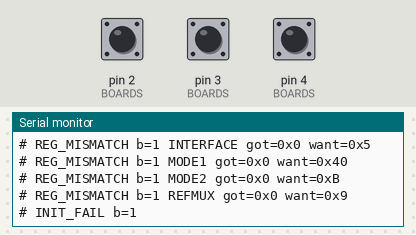
A sketch run on a simulated Arduino Uno, built with avr-gcc and run on an emulated ATmega328P. Parts: the last lines printed to the serial monitor. Inputs (shaded band) come from the test bench; at power-on: pin 2 (BOARDS) HIGH, pin 3 (BOARDS) HIGH, pin 4 (BOARDS) HIGH.

Above: at 2.6 s.
2.7 s: pin 2 (BOARDS) pulled LOW for 1 s
At 3.52 s:
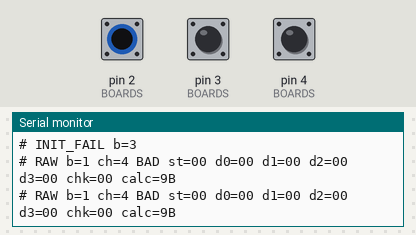
6.7 s: pin 3 (BOARDS) pulled LOW for 1 s
At 7.59 s:
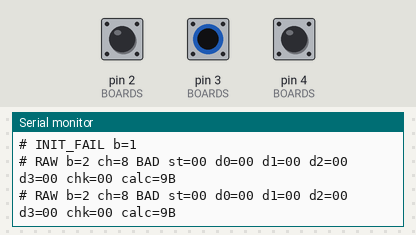
9.4 s: pin 2 (BOARDS) pulled LOW for 3.2 s
15.6 s: pin 4 (BOARDS) pulled LOW for 1 s
18.1 s: pin 2 (BOARDS) pulled LOW for 0.15 s
21.2 s: pin 3 (BOARDS) pulled LOW for 0.15 s
At 21.33 s:
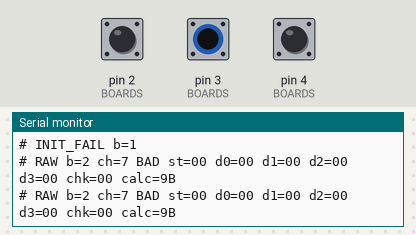
Timing chart, 0 to 23.8 s (numbered marks = the images above; inputs shaded):
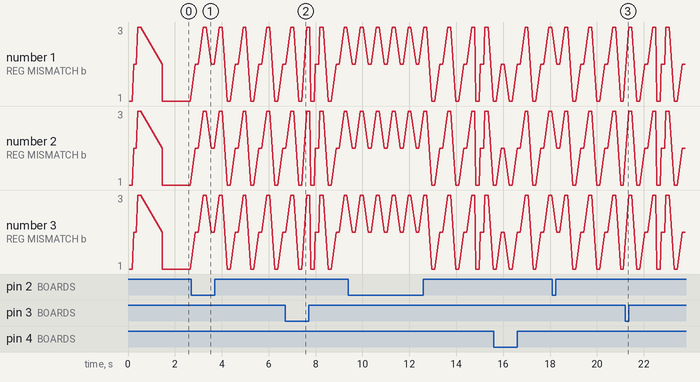

The sketch:

NailSense-6CH.ino
```cpp
#include <Arduino.h>
#include <SPI.h>

/**
 * ADS1263 6-sensor HARDENED firmware (Teensy 4.0)
 * Three ADC boards read six 4-channel nail sensors (24 values total).
 * Shared SPI bus (SCK=13, MOSI=11, MISO=12); per-board CS + DRDY.
 * Add boards by extending BOARDS[] — everything else scales automatically.
 *
 * Fixes vs ADS1263_4CH.ino:
 *  1. DRDY_TIMEOUT was 30ms but FIR@20SPS converts every 50ms (first data
 *     ~52ms) -> constant false timeouts -> endless reset loop ("hang").
 *     Timeout is now 150ms.
 *  2. STATUS + CHECKSUM bytes enabled: SPI transmission errors detected
 *     and re-read instead of silently accepted.
 *  3. Unexpected chip reset (power glitch) detected via STATUS RESET bit
 *     (cleared at init with POWER=0x01) -> immediate re-init.
 *  4. Config registers read back every REG_VERIFY_MS; corruption -> re-init.
 *  5. Boards convert in PARALLEL: INPMUX written to all boards first, then
 *     each board is read. Scan time stays ~constant as boards are added.
 *
 * Serial protocol:
 *   "S:<flags>,v1,...,v(8*N)"   flags = one char per board:
 *     O=ok  T=timeout  R=reinit happened  C=checksum fail  X=unexpected reset
 *   "CAL_DONE" once after baseline calibration.
 *   Lines starting with '#' are diagnostics; parsers should ignore them.
 *
 * HARDWARE CHECKLIST (per board):
 *   - RESET/PWDN pulled up to DVDD (10k). Floating = random power-down!
 *   - START tied to DGND (command-controlled).
 *   - Shared SCK/MOSI: keep stubs short; 22-33R series resistor at the
 *     Teensy end helps when stacking several boards.
 *   - DOUT is Hi-Z while CS is high, so sharing MISO is safe.
 */

// ---------------- Boards: add entries here to scale ----------------
struct AdcBoard { int csPin; int drdyPin; };

// Teensy pin wired to the shared bus REST line. The ADS1263 RESET/PWDN
// input must NEVER float (random resets/power-down!). Set to the actual
// pin number and the firmware will drive it HIGH; -1 if hard-wired to 3.3V.
static const int RESET_PIN = 10; // bus REST line -> Teensy D10, must be driven HIGH

static const uint8_t NUM_BOARDS = 3;
static const AdcBoard BOARDS[NUM_BOARDS] = {
  {23, 2},   // Circuit 1
  {22, 3},   // Circuit 2
  {21, 4},   // Circuit 3
};

// ---------------- ADS1263 Commands ----------------
static const uint8_t CMD_RESET  = 0x06;
static const uint8_t CMD_START1 = 0x08;
static const uint8_t CMD_STOP1  = 0x0A;
static const uint8_t CMD_RDATA1 = 0x12;

// ---------------- ADS1263 Registers ----------------
static const uint8_t REG_POWER     = 0x01;
static const uint8_t REG_INTERFACE = 0x02;
static const uint8_t REG_MODE0     = 0x03;
static const uint8_t REG_MODE1     = 0x04;
static const uint8_t REG_MODE2     = 0x05;
static const uint8_t REG_INPMUX    = 0x06;
static const uint8_t REG_REFMUX    = 0x0F;

// ---------------- Configuration values ----------------
// FILTER choice (MODE1 bits 7:5) — affects speed vs noise at 4800SPS:
//   sinc1=0x00 (latency 1/DR ~208us, noisiest)
//   sinc2=0x20 (~417us)  sinc3=0x40 (~625us)  sinc4=0x60 (~833us, cleanest)
//   FIR =0x80 is ONLY valid at 2.5-20SPS — was misused before at 4800SPS!
static const uint8_t FILTER_SINC1  = 0x00; // fastest, noisiest (~208us)
static const uint8_t FILTER_SINC2  = 0x20; // ~417us
static const uint8_t FILTER_SINC3  = 0x40; // ~625us  <- current default
static const uint8_t FILTER_SINC4  = 0x60; // ~833us, cleanest
static const uint8_t POWER_VAL     = 0x01; // RESET flag cleared, INTREF on
static const uint8_t INTERFACE_VAL = 0x05; // STATUS byte + CHECKSUM mode
static const uint8_t MODE0_VAL     = 0x00;
static const uint8_t MODE1_VAL     = FILTER_SINC3; // speed/noise tradeoff knob
static const uint8_t MODE2_VAL     = 0x0B; // Gain=1, DR=1011 -> 4800 SPS (NOT 20SPS; 20SPS = 0x04)
static const uint8_t REFMUX_VAL    = 0x09; // External VREF (REFP0/REFN0)
static const float   ADC_GAIN      = 1.0f;

// ---------------- MUX ----------------
static const uint8_t MUX_AIN1 = 0x01;
static const uint8_t NUM_CHANNELS = 8;
// CH1~CH4: AIN6~AIN9, CH5~CH8: AIN2~AIN5
static const uint8_t CH_POS[NUM_CHANNELS] = {0x06, 0x07, 0x08, 0x09, 0x02, 0x03, 0x04, 0x05};

// ---------------- Constants ----------------
static const double   FS         = 2147483648.0; // 2^31
static const float    VREF_VOLTS = 1.65f;
// 4MHz: same as the original single-board build; checksum validation
// will catch (and # STATS will count) any integrity problem — if
// chkfail counters rise, drop back to 2000000.
static const uint32_t SPI_HZ     = 4000000;
static const uint32_t CAL_MS     = 3000;
// Generous recovery timeout; normal sinc3 conversion latency is ~625 us.
static const uint32_t DRDY_TIMEOUT_US = 150000;
static const uint8_t  MAX_TIMEOUTS_BEFORE_REINIT = 3;
static const uint32_t REG_VERIFY_MS = 5000;
static const uint32_t STATS_MS      = 30000;

// STATUS byte bits
static const uint8_t ST_RESET = 0x01;

// Result of a validated channel read. Declared before any function so the
// Arduino auto-generated prototypes can see it.
enum ReadResult : uint8_t { R_OK, R_TIMEOUT, R_RESET, R_CHKFAIL };

// ---- Raw frame debug: prints first frames in hex so framing problems
// (byte offset, repeated bytes, stuck MISO) become visible. ----
static uint8_t  gFrame[6];           // last raw frame: ST D0 D1 D2 D3 CHK
static uint16_t rawDebugBudget = 60; // raw lines to print, then quiet

// ---------------- State ----------------
static int64_t  baseline_uV[NUM_BOARDS][NUM_CHANNELS] = {0};
static int64_t  accum_uV[NUM_BOARDS][NUM_CHANNELS]    = {0};
static int32_t  last_uV[NUM_BOARDS][NUM_CHANNELS]     = {0};
static uint8_t  consecTimeouts[NUM_BOARDS] = {0};
static char     statusFlags[NUM_BOARDS];
static uint32_t sampleCount = 0;
static bool     calibrated  = false;
static uint32_t calStartMs  = 0;
static uint32_t lastVerifyMs = 0, lastStatsMs = 0;
static uint32_t reinitCount[NUM_BOARDS] = {0};
static uint32_t timeoutCount[NUM_BOARDS] = {0};
static uint32_t chkFailCount[NUM_BOARDS] = {0};
static uint32_t resetFlagCount[NUM_BOARDS] = {0};

// ---------------- SPI low-level ----------------
static inline void csLow(uint8_t b)  { digitalWrite(BOARDS[b].csPin, LOW);  delayMicroseconds(1); }
static inline void csHigh(uint8_t b) { delayMicroseconds(1); digitalWrite(BOARDS[b].csPin, HIGH); }

void deselectAll() {
  for (uint8_t b = 0; b < NUM_BOARDS; b++) digitalWrite(BOARDS[b].csPin, HIGH);
  delayMicroseconds(2);
}

void writeCmd(uint8_t b, uint8_t cmd) {
  SPI.beginTransaction(SPISettings(SPI_HZ, MSBFIRST, SPI_MODE1));
  csLow(b);
  SPI.transfer(cmd);
  csHigh(b);
  SPI.endTransaction();
}

void writeReg(uint8_t b, uint8_t reg, uint8_t val) {
  SPI.beginTransaction(SPISettings(SPI_HZ, MSBFIRST, SPI_MODE1));
  csLow(b);
  SPI.transfer(0x40 | reg);
  SPI.transfer(0x00);
  SPI.transfer(val);
  csHigh(b);
  SPI.endTransaction();
}

uint8_t readReg(uint8_t b, uint8_t reg) {
  SPI.beginTransaction(SPISettings(SPI_HZ, MSBFIRST, SPI_MODE1));
  csLow(b);
  SPI.transfer(0x20 | reg);
  SPI.transfer(0x00);
  uint8_t v = SPI.transfer(0xFF);
  csHigh(b);
  SPI.endTransaction();
  return v;
}

/**
 * Wait for DRDY low. Writing INPMUX restarts the conversion and forces
 * DRDY high, so after a MUX write any LOW level means settled new data
 * is ready (no need to wait for a fresh falling edge).
 */
bool waitDrdyLow(uint8_t b, uint32_t timeout_us = DRDY_TIMEOUT_US) {
  uint32_t t0 = micros();
  const int pin = BOARDS[b].drdyPin;
  while (digitalRead(pin) == HIGH) {
    if ((micros() - t0) > timeout_us) return false;
  }
  return true;
}

/** Read one ADC1 frame: STATUS + 4 data + CHECKSUM. True if checksum OK. */
bool readFrame(uint8_t b, uint8_t &status, int32_t &code) {
  SPI.beginTransaction(SPISettings(SPI_HZ, MSBFIRST, SPI_MODE1));
  csLow(b);
  SPI.transfer(CMD_RDATA1);
  status = SPI.transfer(0xFF);
  uint8_t d0 = SPI.transfer(0xFF);
  uint8_t d1 = SPI.transfer(0xFF);
  uint8_t d2 = SPI.transfer(0xFF);
  uint8_t d3 = SPI.transfer(0xFF);
  uint8_t chk = SPI.transfer(0xFF);
  csHigh(b);
  SPI.endTransaction();

  code = (int32_t)(((uint32_t)d0 << 24) | ((uint32_t)d1 << 16) |
                   ((uint32_t)d2 << 8) | d3);
  gFrame[0]=status; gFrame[1]=d0; gFrame[2]=d1;
  gFrame[3]=d2; gFrame[4]=d3; gFrame[5]=chk;
  return (uint8_t)(d0 + d1 + d2 + d3 + 0x9B) == chk;
}

void printRawFrame(uint8_t b, uint8_t ch, bool ok) {
  if (rawDebugBudget == 0) return;
  rawDebugBudget--;
  Serial.print("# RAW b="); Serial.print(b + 1);
  Serial.print(" ch=");     Serial.print(ch + 1);
  Serial.print(ok ? " OK " : " BAD ");
  static const char* names[6] = {"st", "d0", "d1", "d2", "d3", "chk"};
  for (int i = 0; i < 6; i++) {
    Serial.print(names[i]); Serial.print('=');
    if (gFrame[i] < 16) Serial.print('0');
    Serial.print(gFrame[i], HEX); Serial.print(' ');
  }
  Serial.print("calc=");
  uint8_t calc = (uint8_t)(gFrame[1] + gFrame[2] + gFrame[3] + gFrame[4] + 0x9B);
  if (calc < 16) Serial.print('0');
  Serial.println(calc, HEX);
}

int32_t code_to_uV(int32_t code) {
  double volts = ((double)code / FS) * (VREF_VOLTS / ADC_GAIN);
  return (int32_t)(volts * 1e6);
}

// ---------------- Init / verify / recover ----------------

struct RegDef { uint8_t reg; uint8_t val; const char* name; };
static const RegDef CFG_REGS[] = {
  {REG_POWER,     POWER_VAL,     "POWER"},
  {REG_INTERFACE, INTERFACE_VAL, "INTERFACE"},
  {REG_MODE0,     MODE0_VAL,     "MODE0"},
  {REG_MODE1,     MODE1_VAL,     "MODE1"},
  {REG_MODE2,     MODE2_VAL,     "MODE2"},
  {REG_REFMUX,    REFMUX_VAL,    "REFMUX"},
};
static const uint8_t NUM_CFG_REGS = sizeof(CFG_REGS) / sizeof(CFG_REGS[0]);

bool verifyRegs(uint8_t b, bool verbose) {
  bool ok = true;
  for (uint8_t i = 0; i < NUM_CFG_REGS; i++) {
    uint8_t got = readReg(b, CFG_REGS[i].reg);
    if (got != CFG_REGS[i].val) {
      ok = false;
      if (verbose) {
        Serial.print("# REG_MISMATCH b="); Serial.print(b + 1);
        Serial.print(" "); Serial.print(CFG_REGS[i].name);
        Serial.print(" got=0x"); Serial.print(got, HEX);
        Serial.print(" want=0x"); Serial.println(CFG_REGS[i].val, HEX);
      }
    }
  }
  return ok;
}

bool initBoard(uint8_t b) {
  deselectAll();
  writeCmd(b, CMD_RESET);
  delay(10);
  writeCmd(b, CMD_STOP1);

  for (uint8_t i = 0; i < NUM_CFG_REGS; i++) {
    writeReg(b, CFG_REGS[i].reg, CFG_REGS[i].val);
  }
  if (!verifyRegs(b, true)) return false;

  writeCmd(b, CMD_START1);
  consecTimeouts[b] = 0;
  return true;
}

void reinitBoard(uint8_t b, const char* cause) {
  reinitCount[b]++;
  statusFlags[b] = 'R';
  Serial.print("# REINIT b="); Serial.print(b + 1);
  Serial.print(" cause="); Serial.print(cause);
  Serial.print(" total="); Serial.println(reinitCount[b]);
  for (int attempt = 0; attempt < 3; attempt++) {
    if (initBoard(b)) return;
    Serial.print("# INIT_FAIL b="); Serial.println(b + 1);
    delay(50);
  }
}

// ---------------- Channel read with validation ----------------

/**
 * Read one settled conversion. The INPMUX write already RESTARTED the
 * conversion (datasheet: INPMUX is an "ADC restart" register), so the
 * first DRDY after it is fully settled — no discards needed. This is
 * 3x faster than the old discard-2-read-3rd pattern.
 */
ReadResult readSettled_uV(uint8_t b, uint8_t ch, int32_t &out_uV) {
  uint8_t st; int32_t code;

  if (!waitDrdyLow(b)) return R_TIMEOUT;

  for (int attempt = 0; attempt < 2; attempt++) {
    bool chkOk = readFrame(b, st, code);
    printRawFrame(b, ch, chkOk);     // debug: dump first frames raw
    if (st & ST_RESET) return R_RESET;
    if (chkOk) { out_uV = code_to_uV(code); return R_OK; }
    chkFailCount[b]++;
  }
  return R_CHKFAIL;
}

// ---------------- Boot bus diagnostics ----------------
// Maps which CS actually talks to which chip, and which DRDY pin follows
// which chip. Results print as '# DIAG' lines.

static const uint8_t REG_ID     = 0x00;
static const uint8_t REG_OFCAL0 = 0x07; // safe scratch register for ID test

uint16_t countDrdyEdges(uint8_t d, uint32_t window_us) {
  const int pin = BOARDS[d].drdyPin;
  uint16_t edges = 0;
  int prev = digitalRead(pin);
  uint32_t t0 = micros();
  while ((micros() - t0) < window_us) {
    int cur = digitalRead(pin);
    if (prev == HIGH && cur == LOW) edges++;
    prev = cur;
  }
  return edges;
}

void busDiagnostics() {
  Serial.println("# DIAG ===== CS/DRDY mapping test =====");

  // 0) Clock source per chip: STATUS byte bit5 (EXTCLK).
  //    0 = internal 7.3728MHz oscillator, 1 = external crystal/clock.
  for (uint8_t b = 0; b < NUM_BOARDS; b++) {
    uint8_t st; int32_t code;
    Serial.print("# DIAG b"); Serial.print(b + 1); Serial.print(" clock=");
    if (waitDrdyLow(b, 5000)) {
      (void)readFrame(b, st, code);
      Serial.println((st & 0x20) ? "EXTERNAL (crystal in use)" : "INTERNAL oscillator");
    } else {
      Serial.println("? (no DRDY)");
    }
  }

  // 1) Chip ID + register cross-write test.
  //    Write a distinct value into OFCAL0 of each board, then read back.
  //    If board1 returns board2's value -> CS23 reaches board2's chip.
  //    If readback is 00/FF garbage    -> no chip answers that CS.
  for (uint8_t b = 0; b < NUM_BOARDS; b++) writeReg(b, REG_OFCAL0, 0xA1 + b);
  for (uint8_t b = 0; b < NUM_BOARDS; b++) {
    Serial.print("# DIAG b"); Serial.print(b + 1);
    Serial.print(" ID=0x");   Serial.print(readReg(b, REG_ID), HEX);
    Serial.print(" OFCAL0=0x"); Serial.print(readReg(b, REG_OFCAL0), HEX);
    Serial.print(" (wrote 0x"); Serial.print(0xA1 + b, HEX);
    Serial.println(")");
  }
  for (uint8_t b = 0; b < NUM_BOARDS; b++) writeReg(b, REG_OFCAL0, 0x00);

  // 2) DRDY mapping: start one chip at a time, count edges on every
  //    DRDY pin. Expected: only its own pin toggles.
  for (uint8_t b = 0; b < NUM_BOARDS; b++) writeCmd(b, CMD_STOP1);
  delay(10);
  Serial.print("# DIAG all-stopped:");
  for (uint8_t d = 0; d < NUM_BOARDS; d++) {
    Serial.print(" DRDY"); Serial.print(d + 1);
    Serial.print('=');     Serial.print(countDrdyEdges(d, 20000));
  }
  Serial.println(" (expect all 0)");

  for (uint8_t b = 0; b < NUM_BOARDS; b++) {
    writeCmd(b, CMD_START1);
    delay(5);
    Serial.print("# DIAG started-b"); Serial.print(b + 1); Serial.print(':');
    for (uint8_t d = 0; d < NUM_BOARDS; d++) {
      Serial.print(" DRDY"); Serial.print(d + 1);
      Serial.print('=');     Serial.print(countDrdyEdges(d, 20000));
    }
    Serial.print(" (expect only DRDY"); Serial.print(b + 1);
    Serial.println(" > 0)");
    writeCmd(b, CMD_STOP1);
    delay(10);
  }

  // 3) Cross-reset experiment: does activity meant for board 1
  //    reset board 2? POWER bit4 is the chip's reset flag.
  //    T1: heavy SPI traffic with ALL CS HIGH -> tests bus coupling/REST.
  //    T2: RESET command on board1's CS    -> tests CS cross-wiring.
  if (NUM_BOARDS >= 2) {
    writeReg(1, REG_POWER, POWER_VAL);   // clear b2 reset flag
    delay(2);
    SPI.beginTransaction(SPISettings(SPI_HZ, MSBFIRST, SPI_MODE1));
    for (int i = 0; i < 512; i++) SPI.transfer(0x06); // RESET opcodes, no CS
    SPI.endTransaction();
    delay(5);
    uint8_t p1 = readReg(1, REG_POWER);
    Serial.print("# DIAG T1 (traffic, no CS) b2 POWER=0x");
    Serial.print(p1, HEX);
    Serial.println((p1 & 0x10) ? "  ** b2 RESET by bus noise: coupling or floating REST line! **"
                               : "  ok, no reset");

    writeReg(1, REG_POWER, POWER_VAL);   // clear again
    delay(2);
    writeCmd(0, CMD_RESET);              // reset addressed to board 1 only
    delay(10);
    uint8_t p2 = readReg(1, REG_POWER);
    Serial.print("# DIAG T2 (RESET on CS_b1) b2 POWER=0x");
    Serial.print(p2, HEX);
    Serial.println((p2 & 0x10) ? "  ** b2 RESET via board1 CS: CS lines cross-wired! **"
                               : "  ok, CS truly independent");
    initBoard(1);                        // restore board 2 config
    initBoard(0);
  }

  for (uint8_t b = 0; b < NUM_BOARDS; b++) writeCmd(b, CMD_START1);
  Serial.println("# DIAG ===== end =====");
}

// ---------------- Main ----------------

void setup() {
  Serial.begin(2000000);

  if (RESET_PIN >= 0) {            // never let the shared REST line float
    pinMode(RESET_PIN, OUTPUT);
    digitalWrite(RESET_PIN, LOW);  // clean hardware reset of ALL chips
    delayMicroseconds(100);        // >4 tCLK, well below power-down threshold
    digitalWrite(RESET_PIN, HIGH);
    delay(15);                     // chips operational ~9ms after release
  }

  for (uint8_t b = 0; b < NUM_BOARDS; b++) {
    pinMode(BOARDS[b].csPin, OUTPUT);
    digitalWrite(BOARDS[b].csPin, HIGH);
    pinMode(BOARDS[b].drdyPin, INPUT_PULLUP);
    statusFlags[b] = 'O';
  }

  SPI.begin();
  delay(20);

  for (uint8_t b = 0; b < NUM_BOARDS; b++) reinitBoard(b, "BOOT");

  delay(500);        // let the serial monitor attach
  busDiagnostics();  // print CS/DRDY mapping ('# DIAG' lines)

  calStartMs = millis();
  lastVerifyMs = millis();
  lastStatsMs = millis();
}

void loop() {
  // Send 'd' in the serial monitor to re-run bus diagnostics anytime.
  while (Serial.available()) {
    char c = Serial.read();
    if (c == 'd' || c == 'D') {
      busDiagnostics();
      rawDebugBudget = 60;   // also dump the next 60 raw frames again
    }
  }

  int32_t current_uV[NUM_BOARDS][NUM_CHANNELS];
  bool scanValid = true;
  static uint32_t lastScanUs = 0;
  uint32_t scanT0 = micros();

  for (uint8_t b = 0; b < NUM_BOARDS; b++) statusFlags[b] = 'O';

  for (uint8_t i = 0; i < NUM_CHANNELS; i++) {
    // 1) Switch MUX on ALL boards first -> they settle in parallel.
    for (uint8_t b = 0; b < NUM_BOARDS; b++) {
      writeReg(b, REG_INPMUX, (uint8_t)((CH_POS[i] << 4) | (MUX_AIN1 & 0x0F)));
    }

    // 2) Then read each board (waits overlap, scan time ~constant in N).
    for (uint8_t b = 0; b < NUM_BOARDS; b++) {
      int32_t v = last_uV[b][i];
      ReadResult r = readSettled_uV(b, i, v);

      switch (r) {
        case R_OK:
          consecTimeouts[b] = 0;
          last_uV[b][i] = v;
          break;
        case R_TIMEOUT:
          scanValid = false;
          timeoutCount[b]++;
          statusFlags[b] = 'T';
          if (++consecTimeouts[b] >= MAX_TIMEOUTS_BEFORE_REINIT) {
            reinitBoard(b, "TIMEOUT");
          }
          break;
        case R_RESET:
          scanValid = false;
          resetFlagCount[b]++;
          statusFlags[b] = 'X';
          Serial.print("# RESET_FLAG b="); Serial.println(b + 1);
          reinitBoard(b, "RESET_FLAG");
          statusFlags[b] = 'X'; // preserve the root cause after reinit
          break;
        case R_CHKFAIL:
          scanValid = false;
          statusFlags[b] = 'C';
          break;
      }
      current_uV[b][i] = v;
    }
  }

  // Periodic register integrity check
  if (millis() - lastVerifyMs >= REG_VERIFY_MS) {
    lastVerifyMs = millis();
    for (uint8_t b = 0; b < NUM_BOARDS; b++) {
      if (!verifyRegs(b, true)) {
        reinitBoard(b, "REG_CORRUPT");
        scanValid = false;
      }
    }
  }

  // Periodic stats
  lastScanUs = micros() - scanT0;

  if (millis() - lastStatsMs >= STATS_MS) {
    lastStatsMs = millis();
    Serial.print("# STATS uptime_s="); Serial.print(millis() / 1000);
    Serial.print(" scan_us="); Serial.print(lastScanUs);
    for (uint8_t b = 0; b < NUM_BOARDS; b++) {
      Serial.print(" b"); Serial.print(b + 1);
      Serial.print("=reinit:");  Serial.print(reinitCount[b]);
      Serial.print(",timeout:"); Serial.print(timeoutCount[b]);
      Serial.print(",chk:");     Serial.print(chkFailCount[b]);
      Serial.print(",reset:");   Serial.print(resetFlagCount[b]);
    }
    Serial.println();
  }

  if (!calibrated) {
    if (millis() - calStartMs < CAL_MS) {
      if (scanValid) {
        for (uint8_t b = 0; b < NUM_BOARDS; b++)
          for (uint8_t i = 0; i < NUM_CHANNELS; i++)
            accum_uV[b][i] += current_uV[b][i];
        sampleCount++;
      }
    } else {
      if (sampleCount > 0) {
        for (uint8_t b = 0; b < NUM_BOARDS; b++)
          for (uint8_t i = 0; i < NUM_CHANNELS; i++)
            baseline_uV[b][i] = accum_uV[b][i] / (int64_t)sampleCount;
      }
      calibrated = true;
      Serial.println("CAL_DONE");
    }
  } else {
    Serial.print("S:");
    for (uint8_t b = 0; b < NUM_BOARDS; b++) Serial.print(statusFlags[b]);
    Serial.print(',');
    for (uint8_t b = 0; b < NUM_BOARDS; b++) {
      for (uint8_t i = 0; i < NUM_CHANNELS; i++) {
        Serial.print((int32_t)(current_uV[b][i] - baseline_uV[b][i]));
        if (!(b == NUM_BOARDS - 1 && i == NUM_CHANNELS - 1)) Serial.print(',');
      }
    }
    Serial.println();
  }
}
```

Measured:
- after the input at 2.7 s, the serial monitor: prints a new line after 0.69 s (image 1)
- after the input at 6.7 s, the serial monitor: prints a new line after 0.76 s (image 2)
- after the input at 21.2 s, the serial monitor: prints a new line at once (image 3)
